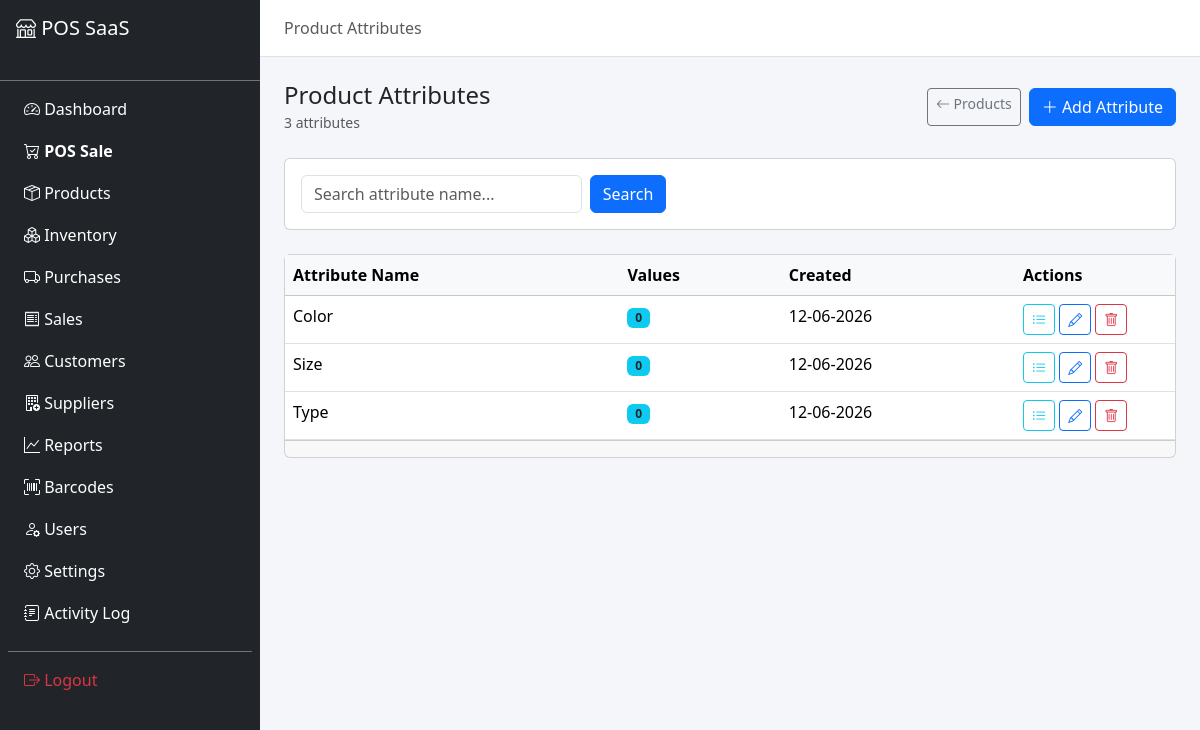
Screenshot of /attributes (signed in) with the database file from the repository.
### tables this page shows
CREATE TABLE product_attributes (
    id INT AUTO_INCREMENT PRIMARY KEY,
    tenant_id INT NOT NULL,
    attribute_name VARCHAR(100) NOT NULL,
    created_at DATETIME DEFAULT CURRENT_TIMESTAMP,
    updated_at DATETIME DEFAULT CURRENT_TIMESTAMP ON UPDATE CURRENT_TIMESTAMP,
    is_deleted TINYINT(1) DEFAULT 0,
    INDEX idx_pa_tenant (tenant_id),
    CONSTRAINT fk_pa_tenant FOREIGN KEY (tenant_id) REFERENCES shops(id)
);

### modules/products/AttributesController.php (called while the page is built, shortened)
<?php
class AttributesController extends Controller
{
    private AttributesModel $model;
    public function __construct()
    {
        require_once __DIR__ . '/AttributesModel.php';
        $this->model = new AttributesModel();
    }
    public function index(): void
    {
        $search = trim((string) $this->input('search', ''));
        $page = max(1, (int) $this->input('page', 1));
        $attributes = $this->model->getAll($search, $page);
        $editId = (int) $this->input('edit', 0);
        $editAttribute = $editId ? $this->model->findAttribute($editId) : null;
        $editValues = $editAttribute ? $this->model->getValues($editId) : [];
        $valuesId = (int) $this->input('values', 0);
        $valuesAttribute = $valuesId ? $this->model->findAttribute($valuesId) : null;
        $attributeValues = $valuesAttribute ? $this->model->getValues($valuesId) : [];
        $this->view('products/attributes/index', [
            'pageTitle'       => 'Product Attributes',
            'attributes'      => $attributes,
            'search'          => $search,
            'editAttribute'   => $editAttribute,
            'editValues'      => $editValues,
            'valuesAttribute' => $valuesAttribute,
            'attributeValues' => $attributeValues,
        ]);
    }
}

### index.php (called while the page is built, shortened)
<?php
$appConfig = require __DIR__ . '/config/app.php';
$app = new \Core\App();
$app->run();

### core/Database.php (called while the page is built, shortened)
<?php
class Database
{
    private static ?PDO $instance = null;
    public static function getInstance(): PDO
    {
        if (self::$instance === null) {
            $configFile = dirname(__DIR__) . '/config/database.php';
            $localFile = dirname(__DIR__) . '/config/database.local.php';
            $config = require $configFile;
            $dsn = sprintf(
                'mysql:host=%s;dbname=%s;charset=%s',
                $config['host'],
                $config['dbname'],
                $config['charset']
            );
            try {
                self::$instance = new PDO($dsn, $config['username'], $config['password'], $config['options']);
            } catch (PDOException $e) {
                $appConfig = require dirname(__DIR__) . '/config/app.php';
                if ($appConfig['debug'] ?? false) {
                    die('Database connection failed: ' . htmlspecialchars($e->getMessage()));
                }
                die('Database connection failed. Please contact support.');
            }
        }
        return self::$instance;
    }
}

### config/database.php (called while the page is built)
<?php
return [
    'host'     => 'localhost',
    'dbname'   => 'pos_saas',
    'username' => 'root',
    'password' => '',
    'charset'  => 'utf8mb4',
    'options'  => [
        PDO::ATTR_ERRMODE            => PDO::ERRMODE_EXCEPTION,
        PDO::ATTR_DEFAULT_FETCH_MODE => PDO::FETCH_ASSOC,
        PDO::ATTR_EMULATE_PREPARES   => false,
    ],
];

### core/Auth.php (called while the page is built, shortened)
<?php
class Auth
{
    private static ?array $permissionsCache = null;
    public static function init(): void
    {
        $appConfig = require dirname(__DIR__) . '/config/app.php';
    }
    public static function user(): ?array
    {
        return $_SESSION['user'] ?? null;
    }
    public static function userType(): ?string
    {
        return $_SESSION['user_type'] ?? null;
    }
    public static function isSuperAdmin(): bool
    {
        return self::userType() === 'super_admin';
    }
    public static function role(): ?string
    {
        return self::user()['role'] ?? null;
    }
    public static function tenantId(): ?int
    {
        return isset(self::user()['tenant_id']) ? (int) self::user()['tenant_id'] : null;
    }
    public static function isReadOnly(): bool
    {
        return !empty($_SESSION['impersonate_readonly']);
    }
    public static function can(string $module, string $action): bool
    {
        $role = self::role();
        $perms = self::getPermissions($role);
        return in_array("{$module}.{$action}", $perms, true);
    }
    private static function getPermissions(string $role): array
    {
        if (self::$permissionsCache !== null) {
            return self::$permissionsCache;
        }
        $db = Database::getInstance();
        $stmt = $db->prepare(
            "SELECT module, action FROM roles_permissions
             WHERE role = :role AND is_deleted = 0"
        );
        $stmt->execute(['role' => $role]);
        $rows = $stmt->fetchAll();
        self::$permissionsCache = array_map(
            fn($r) => $r['module'] . '.' . $r['action'],
            $rows
        );
        return self::$permissionsCache;
    }
    public static function baseUrl(string $path = ''): string
    {
        $appConfig = require dirname(__DIR__) . '/config/app.php';
        $base = rtrim($appConfig['base_url'], '/');
        return $path ? $base . '/' . ltrim($path, '/') : $base;
    }
}

### core/Model.php (called while the page is built, shortened)
<?php
abstract class Model
{
    protected PDO $db;
    protected ?int $tenantId = null;
    public function __construct()
    {
        $this->db = Database::getInstance();
        $this->tenantId = Auth::tenantId();
    }
    protected function tenantFilter(string $alias = ''): string
    {
        $col = $alias ? "{$alias}.tenant_id" : 'tenant_id';
        return "{$col} = :tenant_id";
    }
    protected function bindTenant(array &$params): void
    {
        if ($this->tenantId !== null) {
            $params['tenant_id'] = $this->tenantId;
        }
    }
    protected function paginate(string $sql, array $params, int $page, string $countSql = ''): array
    {
        $page = max(1, $page);
        $offset = ($page - 1) * PER_PAGE;
        $countStmt = $this->db->prepare($countSql);
        $countStmt->execute($params);
        $total = (int) $countStmt->fetch()['total'];
        $sql .= " LIMIT " . PER_PAGE . " OFFSET {$offset}";
        $stmt = $this->db->prepare($sql);
        $stmt->execute($params);
        $rows = $stmt->fetchAll();
        return [
            'data'         => $rows,
            'total'        => $total,
            'per_page'     => PER_PAGE,
            'current_page' => $page,
            'last_page'    => (int) ceil($total / PER_PAGE),
        ];
    }
}

### modules/products/AttributesModel.php (called while the page is built, shortened)
<?php
class AttributesModel extends Model
{
    public function getAll(string $search, int $page): array
    {
        $sql = "SELECT pa.*,
                       (SELECT COUNT(*) FROM product_attribute_values pav
                        WHERE pav.attribute_id = pa.id AND pav.is_deleted = 0) AS value_count
                FROM product_attributes pa
                WHERE pa.is_deleted = 0 AND {$this->tenantFilter('pa')}";
        $params = [];
        $sql .= " ORDER BY pa.attribute_name ASC";
        $countSql = "SELECT COUNT(*) as total FROM product_attributes pa
                     WHERE pa.is_deleted = 0 AND {$this->tenantFilter('pa')}";
        return $this->paginate($sql, $params, $page, $countSql);
    }
}

### config/app.php (called while the page is built)
<?php
$protocol = (!empty($_SERVER['HTTPS']) && $_SERVER['HTTPS'] !== 'off') ? 'https' : 'http';
$host = $_SERVER['HTTP_HOST'] ?? 'localhost';
$scriptDir = str_replace('\\', '/', dirname($_SERVER['SCRIPT_NAME'] ?? ''));
$basePath = rtrim($scriptDir, '/');
return [
    'base_url'    => $protocol . '://' . $host . $basePath,
    'base_path'   => $basePath,
    'timezone'    => 'Asia/Karachi',
    'debug'       => (getenv('APP_ENV') ?: 'local') !== 'production',
    'session_name'=> 'pos_saas_session',
];

### core/Helpers.php (called while the page is built, shortened)
<?php
class Helpers
{
    public static function formatDate(?string $date, string $format = DATE_FORMAT): string
    {
        return date($format, strtotime($date));
    }
}

### views/products/attributes/index.php (the view, shortened to what this page needs)
<?php
$baseUrl = Auth::baseUrl('attributes');
$filterUrl = $baseUrl . ($search ? '?search=' . urlencode($search) : '');
$canCreate = Auth::can('attributes', 'create');
$canUpdate = Auth::can('attributes', 'update');
$canDelete = Auth::can('attributes', 'delete');
?>
<div class="d-flex flex-wrap justify-content-between align-items-center mb-4 gap-2">
    <div>
        <h4 class="mb-0">Product Attributes</h4>
        <small class="text-muted"><?= (int) $attributes['total'] ?> attributes</small>
    </div>
    <div class="d-flex gap-2">
        <a href="<?= Auth::baseUrl('products') ?>" class="btn btn-outline-secondary btn-sm"><i class="bi bi-arrow-left"></i> Products</a>
        <?php if ($canCreate): ?>
        <button type="button" class="btn btn-primary" data-bs-toggle="modal" data-bs-target="#addAttributeModal"><i class="bi bi-plus-lg"></i> Add Attribute</button>
        <?php endif; ?>
    </div>
</div>
<div class="card mb-4">
    <div class="card-body">
        <form method="get" action="<?= $baseUrl ?>" class="row g-2 align-items-end">
            <div class="col-md-4">
                <input type="text" name="search" class="form-control" placeholder="Search attribute name..." value="<?= htmlspecialchars($search ?? '') ?>">
            </div>
            <div class="col-md-2">
                <button type="submit" class="btn btn-primary">Search</button>
            </div>
        </form>
    </div>
</div>
<div class="card">
    <div class="table-responsive">
        <table class="table table-hover mb-0">
            <thead class="table-light">
                <tr>
                    <th>Attribute Name</th>
                    <th>Values</th>
                    <th>Created</th>
                    <th style="width:160px">Actions</th>
                </tr>
            </thead>
            <tbody>
                <?php if (empty($attributes['data'])): ?>
                <tr><td colspan="4" class="text-center text-muted py-4">No attributes found.</td></tr>
                <?php else: ?>
                <?php foreach ($attributes['data'] as $attr): ?>
                <tr>
                    <td><?= htmlspecialchars($attr['attribute_name']) ?></td>
                    <td><span class="badge bg-info text-dark"><?= (int) $attr['value_count'] ?></span></td>
                    <td><?= Helpers::formatDate($attr['created_at']) ?></td>
                    <td>
                        <a href="<?= $baseUrl ?>?values=<?= (int) $attr['id'] ?>" class="btn btn-sm btn-outline-info" title="Manage values"><i class="bi bi-list-ul"></i></a>
                        <?php if ($canUpdate): ?>
                        <a href="<?= $baseUrl ?>?edit=<?= (int) $attr['id'] ?>" class="btn btn-sm btn-outline-primary"><i class="bi bi-pencil"></i></a>
                        <?php endif; ?>
                        <?php if ($canDelete): ?>
                        <form method="post" action="<?= Auth::baseUrl('attributes/delete') ?>" class="d-inline" data-confirm="Delete this attribute and its values?">
                            <button type="submit" class="btn btn-sm btn-outline-danger"><i class="bi bi-trash"></i></button>
                        </form>
                        <?php endif; ?>
                    </td>
                </tr>
                <?php endforeach; ?>
                <?php endif; ?>
            </tbody>
        </table>
    </div>
    <?php if (!empty($attributes['data'])): ?>
    <div class="card-footer"><?= Helpers::paginationHtml($attributes, $filterUrl) ?></div>
    <?php endif; ?>
</div>

### assets/css/app.css (style rules this page uses)
:root { --sidebar-width: 260px; }
body { background: #f4f6f9; }

### rows the page displays
product_attributes: id "3", attribute_name "Type", value_count "0", created_at "12-06-2026"
product_attributes: attribute_name "Color", value_count "0", created_at "12-06-2026"
product_attributes: attribute_name "Size", value_count "0", created_at "12-06-2026"

### other values shown
APP_NAME "POS SaaS"
$pageTitle "Product Attributes"
